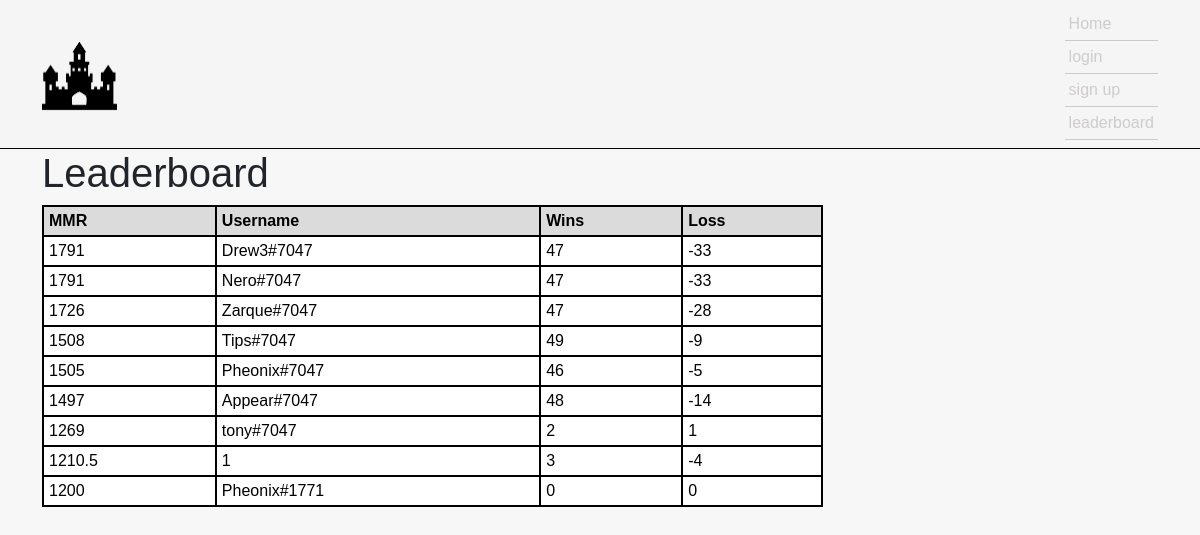
The page /leaderboard on the database as committed earlier.
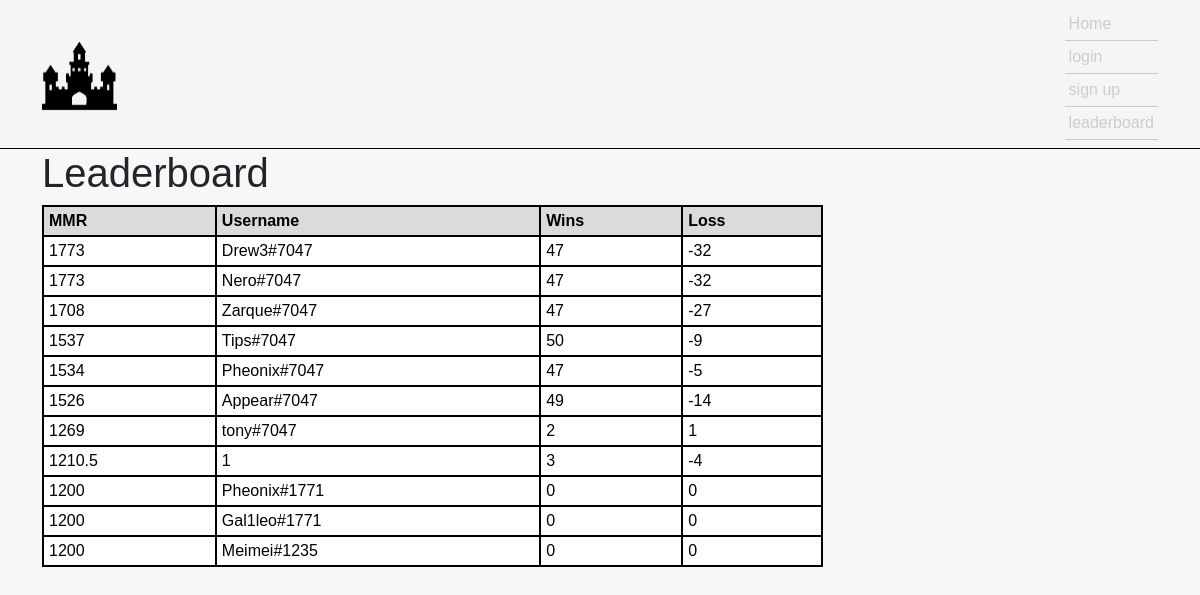
The same page on the database as committed later.
### website/models.py (models this page shows, shortened)
class Player(db.Model):
    id = db.Column(db.Integer, primary_key=True)
    username = db.Column(db.String(50))
    mmr = db.Column(db.Integer)
    wins = db.Column(db.Integer)
    loss = db.Column(db.Integer)
    icon_id = db.Column(db.Integer)
    player_date_created = db.Column(db.DateTime(timezone=True), default=func.now())

### website/views.py (the view)
@views.route('/leaderboard')
def leaderboard():
    leaderboard = Player.query.order_by(desc(Player.mmr))
    if current_user.is_authenticated:
        player = get_player_info(current_user.id)
        return render_template('leaderboard.html',user=current_user, player=player, value=leaderboard)
    else:
        return render_template('leaderboard.html',user=current_user, value=leaderboard)

### website/templates/leaderboard.html (shortened to what this page needs)
{% extends 'base.html' %}
{% block body %}
<h1>
Leaderboard
</h1>
<table class="customTable">
    <thead>
    <tr>
        <th>MMR</th>
        <th>Username</th>
        <th>Wins</th>
        <th>Loss</th>
    </tr>
    </thead>
    <tbody>
        {% for row in value %}
            <tr>
                <td>{{row.mmr}}</td>
                <td>{{row.username}}</td>
                <td>{{row.wins}}</td>
                <td>{{row.loss}}</td>
            </tr>
        {% endfor %}
    </tbody>
</table>
{% endblock %}

### website/templates/base.html (shortened to what this page needs)
<!DOCTYPE html>
<html lang="en">
<head>
    <link href="https://cdn.jsdelivr.net/npm/bootstrap@5.1.3/dist/css/bootstrap.min.css" rel="stylesheet">
    <link rel="stylesheet" href="{{ url_for('static', filename='css/main.css') }}">
</head>
<body>
  <nav class="navbar sticky-top navbar-main">
    <div class="container">
      <div class="logo-container">
        <img src="{{url_for('static', filename='images/castle-logo.png')}}" class="logo"/>
      </div>
      <div class="navbar-links">
        <div class="navbar-nav">
          <a class="navbar-link active" aria-current="page" href="/home">Home</a>
          {% if user.is_authenticated %}
          <a class="navbar-link active" href="/profile">{{player.username}}</a>
          <a class="navbar-link active" href="/logout">log out</a>
          {% else %}
          <a class="navbar-link active" href="/login">login</a>
          <a class="navbar-link active" href="/sign_up">sign up</a>
          {% endif %}
          <a class="navbar-link active" href="/leaderboard">leaderboard</a>
        </div>
      </div>
    </div>
  </nav>
    <div class="container">{% block body %}{% endblock %}</div>
</body>
</html>

### website/static/css/main.css (style rules this page uses)
:root { --color-bg-nav: #f5f5f5; --color-bg-body: #F7F7F7; }
body { margin: 0; font-family: sans-serif; background-color: var(--color-bg-body); }
img { height: 100%; width: 100%; object-fit: contain; }
.logo-container { height: 75px; width: 75px; }
.navbar-main { background-color: var(--color-bg-nav); border-bottom: 1px black solid; }
.navbar-links { display: flex; flex-direction: row; }
.navbar-link { color: rgba(185, 182, 182, 0.664); text-decoration: none; }
.navbar-link { border-bottom: 1px solid rgba(185, 182, 182, 0.664); padding: 0.25rem; }

### website/templates/leaderboard.html (style rules this page uses)
table.customTable { width: 70%; background-color: #FFFFFF; border-collapse: collapse; border-width: 2px; border-color: #000000; border-style: solid; color: #000000; }
table.customTable td, table.customTable th { border-width: 2px; border-color: #000000; border-style: solid; padding: 5px; }
table.customTable thead { background-color: #DBDBDB; }

Rows that differ between the two databases and show on the page:
changed Player "Drew3#7047": mmr "1791" → "1773"; loss "-33" → "-32"
changed Player "Nero#7047": mmr "1791" → "1773"; loss "-33" → "-32"
changed Player "Zarque#7047": mmr "1726" → "1708"; loss "-28" → "-27"
changed Player "Tips#7047": mmr "1508" → "1537"; wins "49" → "50"
changed Player "Pheonix#7047": mmr "1505" → "1534"; wins "46" → "47"
changed Player "Appear#7047": mmr "1497" → "1526"; wins "48" → "49"
added Player: mmr "1200", username "Gal1leo#1771", wins "0", loss "0"
added Player: mmr "1200", username "Meimei#1235", wins "0", loss "0"
